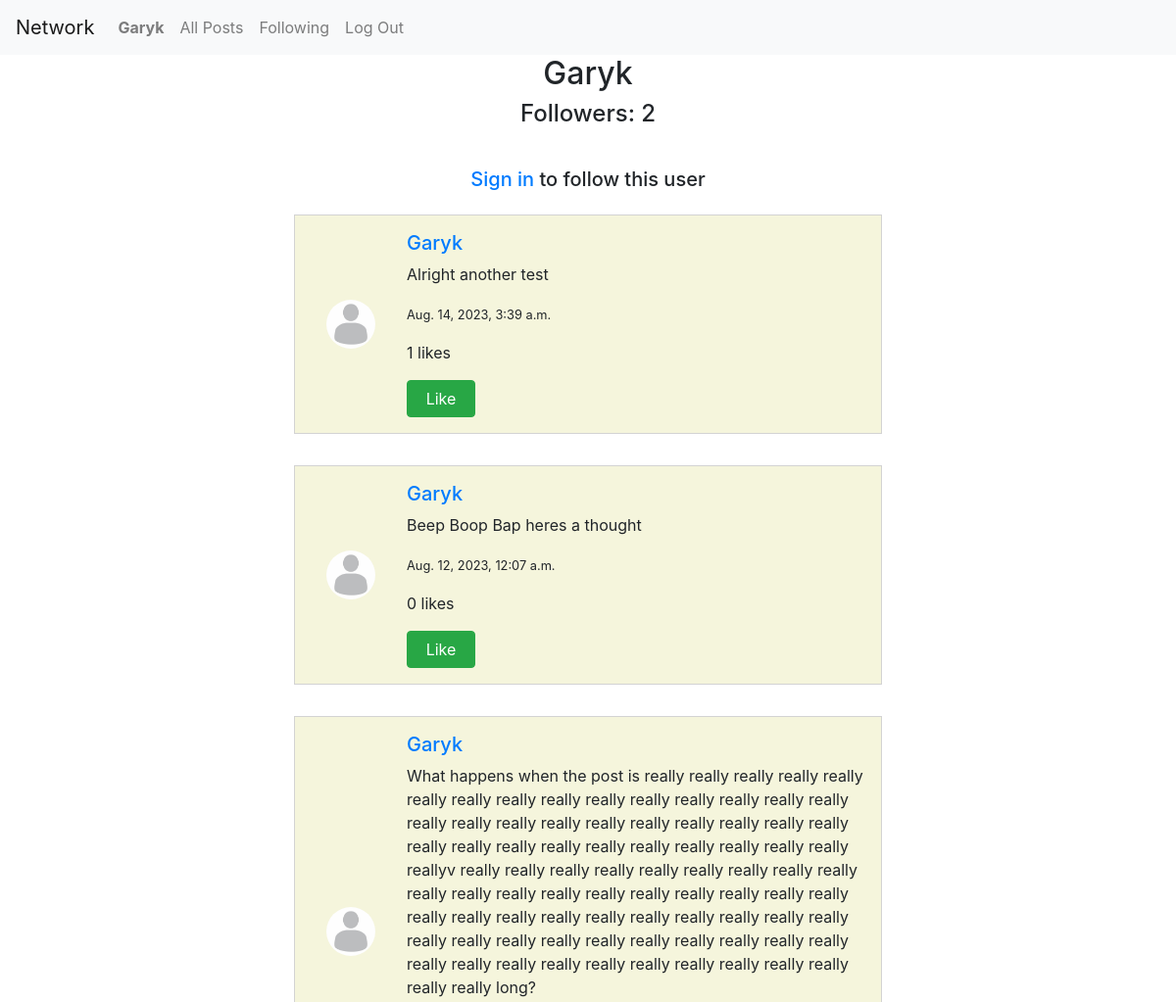
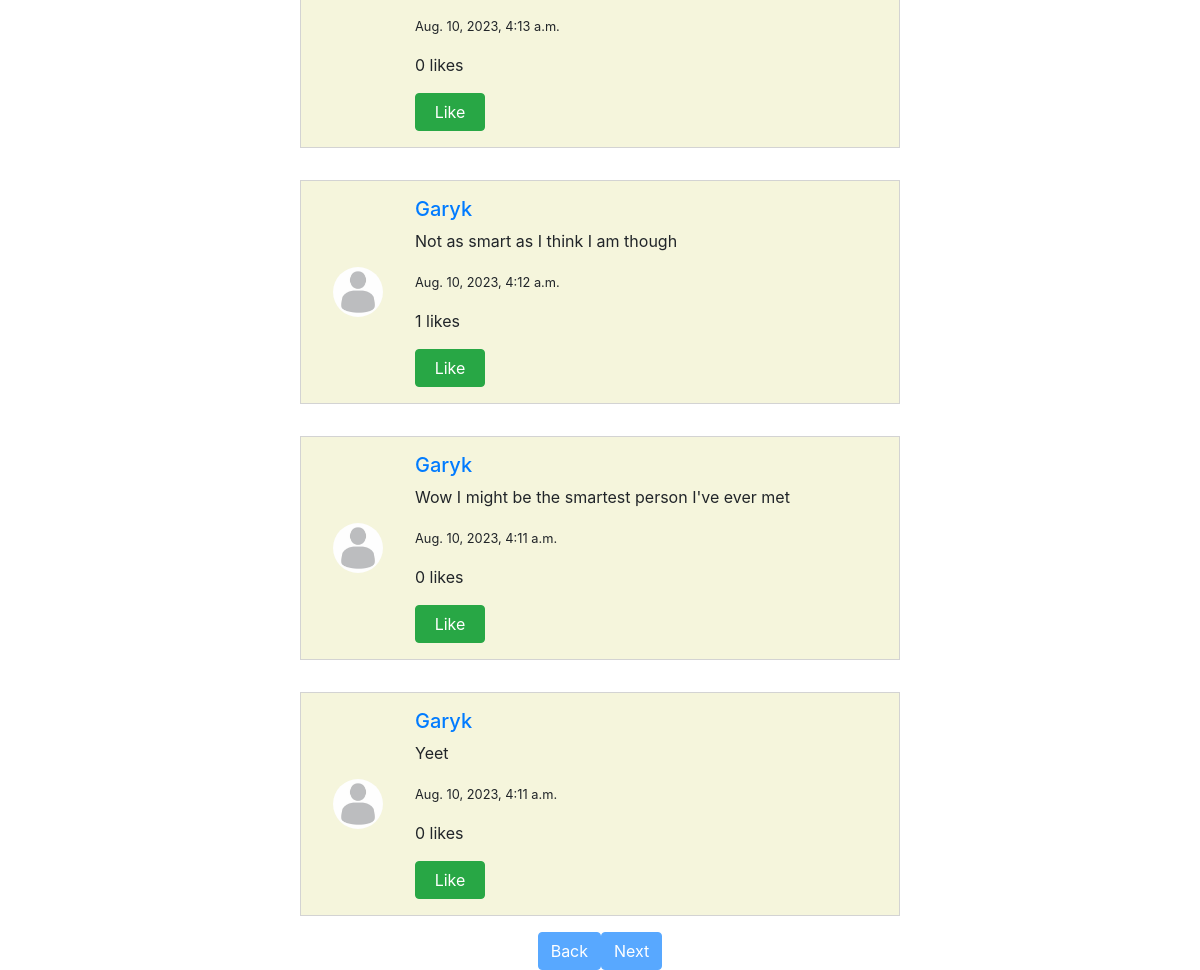
The page /profile/2 on the database its author committed (2 pictures, top to bottom).
### network/models.py (models this page shows)
class User(AbstractUser):
    pass

class Post(models.Model):
    user = models.ForeignKey(User, on_delete=models.CASCADE)
    content = models.CharField(max_length=300)
    timestamp = models.DateTimeField(default=timezone.now)

### network/views.py (the view)
# urls.py: path('profile/<int:user_id>', views.profile, name='profile-page'),
def profile(request, user_id):
    user = User.objects.get(pk = user_id)
    context = {
        'user':user
    }
    if request.user.is_authenticated:
        is_following = Follower.objects.filter(user = user, follower = request.user).exists()
        context['is_following'] = is_following
    followers = Follower.objects.filter(user = user).all()
    user_posts = Post.objects.filter(user = user).all().order_by('timestamp').reverse()
    context['followers'] = followers
    indexed_posts = []
    for index, post in enumerate(user_posts, start=1):
        indexed_posts.append({'index': index, 'post':post})
    context['user_posts'] = indexed_posts
    return render(request, "network/profile.html", context)

### network/templates/network/profile.html (shortened to what this page needs)
{% extends 'network/layout.html' %}
{% load static %}
{% block body %}
  <div id="profile-page">
    <h2>{{user.username}}</h2>
    <h4 id="follower-count">Followers: {{followers.count}}</h4>
    {% if not request.user.is_authenticated %}
    <h5><a href="{% url 'login' %}">Sign in </a>to follow this user</h5>
    {% endif %}
    {% for post in user_posts %}
      <div class="post" data-index="{{post.index}}">
        <div class="post-profile">
            <img src="{% static 'images/profile-placeholder.jpg' %}" width="50px" height="50px" alt="profile-pic"/>
        </div>
        <div class="post-content">
            <h5><a href="{% url 'profile-page'  post.post.user.id %}" >{{ post.post.user }}</a></h5>
            <p>{{ post.post.content }}</p>
            <p><small>{{ post.post.timestamp }}</small></p>
            <p id="like_count_{{post.post.id}}">{{ post.post.likes.all.count }} likes</p>
            <button id="like_button_{{post.post.id}}" name="post_id" value="{{post.post.id}}" class="like_button btn btn-success" data-liked="{% if post.post.id in user_likes %}true{% else %}false{% endif %}" onclick="toggleLike({{post.post.id}})">{% if not post.post.id in user_likes %}Like{% else %}Unlike{% endif %}</button>
        </div>
      </div>
    {% endfor %}
    <div class="side-by-side">
      <button id="back-btn" class="btn btn-primary">Back</button>
      <button id="next-btn" class="btn btn-primary">Next</button>
    </div>
  </div>
{% endblock %}

### network/templates/network/layout.html (shortened to what this page needs)
{% load static %}
<!DOCTYPE html>
<html lang="en">
    <head>
        <link rel="stylesheet" href="https://stackpath.bootstrapcdn.com/bootstrap/4.4.1/css/bootstrap.min.css">
        <link href="{% static 'network/styles.css' %}" rel="stylesheet">
    </head>
    <body>
        <nav class="navbar navbar-expand-lg navbar-light bg-light">
            <a class="navbar-brand" href="#">Network</a>
            <div>
              <ul class="navbar-nav mr-auto">
                {% if user.is_authenticated %}
                    <li class="nav-item">
                        <a class="nav-link" href="#"><strong>{{ user.username }}</strong></a>
                    </li>
                {% endif %}
                <li class="nav-item">
                  <a class="nav-link" href="{% url 'index' %}">All Posts</a>
                </li>
                {% if user.is_authenticated %}
                    <li class="nav-item">
                        <a class="nav-link" href="{% url 'following' %}">Following</a>
                    </li>
                    <li class="nav-item">
                        <a class="nav-link" href="{% url 'logout' %}">Log Out</a>
                    </li>
                {% endif %}
              </ul>
            </div>
          </nav>
        <div class="body">
            {% block body %}
            {% endblock %}
        </div>
    </body>
</html>

### network/static/network/styles.css (style rules this page uses)
.post { display:flex; justify-content: left; align-items: center; min-width :600px; max-width: 600px; min-height: 100px; border: 1px solid lightgrey; background-color: beige; margin: 1rem; padding: 1rem; }
.post img { margin:1rem; border-radius: 50px; margin-right:2rem; }
.post-content { display:flex ; flex-direction: column; justify-content: center; align-items: left; }
.like_button { max-width: 70px; }
#profile-page { display:flex; flex-direction: column; justify-content: center; align-items: center; }
.side-by-side { display: flex; justify-content: center; align-items: center; }

### rows shown on the page
User: username "Garyk"
Post: post.user "Garyk", post.content "Alright another test", post.timestamp "Aug. 14, 2023, 3:39 a.m.", post.likes.all.count "1", shows "Like"
Post: post.user "Garyk", post.content "Beep Boop Bap heres a thought", post.timestamp "Aug. 12, 2023, 12:07 a.m.", post.likes.all.count "0", shows "Like"
Post: post.user "Garyk", post.content "What happens when the post is really really really really really really really really really really really really really really really really really really really really really really really really really really really really really really really really really really really reallyv really really really really really really really really really really really really really really really really really really really really really really really really really really really really really really really really really really really really really really really really really really really really really really really really really really really long?", post.timestamp "Aug. 10, 2023, 4:13 a.m.", post.likes.all.count "0", shows "Like"
Post: post.user "Garyk", post.content "Not as smart as I think I am though", post.timestamp "Aug. 10, 2023, 4:12 a.m.", post.likes.all.count "1", shows "Like"
Post: post.user "Garyk", post.content "Wow I might be the smartest person I've ever met", post.timestamp "Aug. 10, 2023, 4:11 a.m.", post.likes.all.count "0", shows "Like"
Post: post.user "Garyk", post.content "Yeet", post.timestamp "Aug. 10, 2023, 4:11 a.m.", post.likes.all.count "0", shows "Like"

### other values the page prints
{{ followers.count }} "2"
